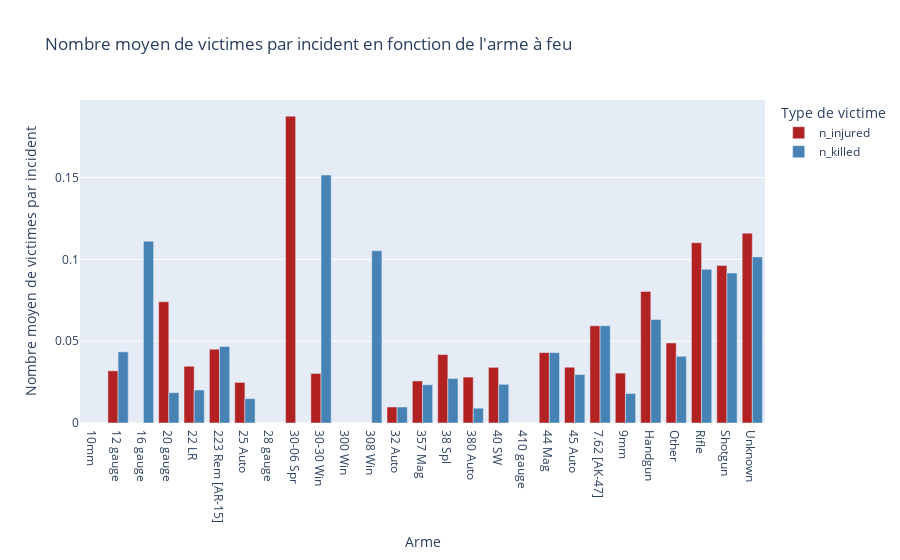

Notebook cell for this chart:
### Code cell
grouped_data6 = base_totale.groupby('gun_type').agg({
    'n_injured': 'mean',
    'n_killed': 'mean'
}).reset_index()


fig6 = px.bar(
    grouped_data6,
    x=grouped_data6['gun_type'],
    y=['n_injured', 'n_killed'],
    labels={"gun_type": "Arme", "value": "Nombre moyen de victimes par incident", "variable": "Type de victime"},
    title="Nombre moyen de victimes par incident en fonction de l'arme à feu",
    color_discrete_map={"n_injured": "firebrick", "n_killed": "steelblue"}
)

fig6.update_layout(barmode='group')  # Display bars side by side

fig6.show()

### Figure 1 — Plotly figure (JSON) as saved in the notebook; plotly's stock layout.template omitted (floating-point values rounded to 4 significant figures)
{"data": [{"alignmentgroup": "True", "hovertemplate": "Type de victime=n_injured<br>Arme=%{x}<br>Nombre moyen de victimes par incident=%{y}<extra></extra>", "legendgroup": "n_injured", "marker": {"color": "firebrick", "pattern": {"shape": ""}}, "name": "n_injured", "offsetgroup": "n_injured", "orientation": "v", "showlegend": true, "textposition": "auto", "type": "bar", "x": ["10mm", "12 gauge", "16 gauge", "20 gauge", "22 LR", "223 Rem [AR-15]", "25 Auto", "28 gauge", "30-06 Spr", "30-30 Win", "300 Win", "308 Win", "32 Auto", "357 Mag", "38 Spl", "380 Auto", "40 SW", "410 gauge", "44 Mag", "45 Auto", "7.62 [AK-47]", "9mm", "Handgun", "Other", "Rifle", "Shotgun", "Unknown"], "xaxis": "x", "y": [0, 0.03188, 0, 0.07407, 0.03468, 0.04508, 0.02481, 0, 0.1875, 0.0303, 0, 0, 0.009772, 0.0257, 0.04184, 0.02805, 0.034, 0, 0.04301, 0.03408, 0.05941, 0.03049, 0.08041, 0.04891, 0.1101, 0.0962, 0.116], "yaxis": "y"}, {"alignmentgroup": "True", "hovertemplate": "Type de victime=n_killed<br>Arme=%{x}<br>Nombre moyen de victimes par incident=%{y}<extra></extra>", "legendgroup": "n_killed", "marker": {"color": "steelblue", "pattern": {"shape": ""}}, "name": "n_killed", "offsetgroup": "n_killed", "orientation": "v", "showlegend": true, "textposition": "auto", "type": "bar", "x": ["10mm", "12 gauge", "16 gauge", "20 gauge", "22 LR", "223 Rem [AR-15]", "25 Auto", "28 gauge", "30-06 Spr", "30-30 Win", "300 Win", "308 Win", "32 Auto", "357 Mag", "38 Spl", "380 Auto", "40 SW", "410 gauge", "44 Mag", "45 Auto", "7.62 [AK-47]", "9mm", "Handgun", "Other", "Rifle", "Shotgun", "Unknown"], "xaxis": "x", "y": [0, 0.04348, 0.1111, 0.01852, 0.02018, 0.04674, 0.01489, 0, 0, 0.1515, 0, 0.1053, 0.009772, 0.02336, 0.0272, 0.00905, 0.02365, 0, 0.04301, 0.0296, 0.05941, 0.01806, 0.06322, 0.04076, 0.09392, 0.09162, 0.1015], "yaxis": "y"}], "layout": {"barmode": "group", "legend": {"title": {"text": "Type de victime"}, "tracegroupgap": 0}, "title": {"text": "Nombre moyen de victimes par incident en fonction de l'arme à feu"}, "xaxis": {"anchor": "y", "domain": [0, 1], "title": {"text": "Arme"}}, "yaxis": {"anchor": "x", "domain": [0, 1], "title": {"text": "Nombre moyen de victimes par incident"}}}}
